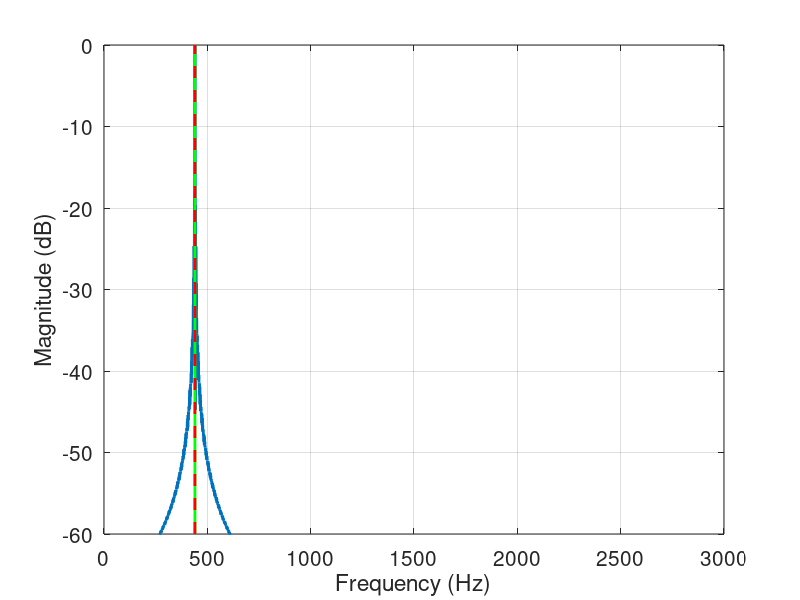

Write MATLAB code to recreate this figure. (Note: this script raises an error after producing the figure.)
% plots and sound examples for the SMC presentation
% how does changing B affect the sample-by-sample rotation equation
% results?

addpath(genpath('../../proofOfConcept'))

fs = 44100;
dur = 1.0;
T = 1/fs;

N = fs*dur;
n = linspace(0, N-1, N);

% directories for saving
figDir = 'figures/';
audioDir = 'audioExamples/';

% fft parameters
Nfft = 2^nextpow2(N);
faxis = (fs/2)*linspace(0, 1, Nfft/2+1);

%% envelope
fadeTime = 0.1; % seconds
fadeSamps = fadeTime*fs;
env = [ones(1, N-fadeSamps) linspace(1, 0, fadeSamps)];


%% loopback FM sound examples for different B

wc = 2*pi*440;
BVals = [0:0.2:0.8 0.9 0.99];
NB = length(BVals);

w0Vals = wc*sqrt(1 - BVals.^2);
f0Vals = w0Vals/(2*pi);

zcMat = zeros(NB, N);
zcMat(:,1) = 1;

for nb=1:NB
    B = BVals(nb);
    for i=2:N
        zcMat(nb,i) = exp(1j*wc*T*(1 + B*real(zcMat(nb,i-1)))) * zcMat(nb,i-1);
    end
    zcMat(nb,:) = zcMat(nb,:) .* env;
end

%% loopback FM sound example for increasing B

BInc = linspace(0, 0.999, N);

zcBInc = zeros(1, N);
zcBInc(1) = 1;
for i=2:N
    zcBInc(i) = exp(1j*wc*T*(1 + BInc(i)*real(zcBInc(1,i-1)))) * zcBInc(1,i-1);
end

zcBInc = zcBInc .* env;
w0Inc = wc * sqrt(1 - BInc.^2);

%% loopback FM sound example for decreasing B

BDec = linspace(0.999, 0, N);

zcBDec = zeros(1, N);
zcBDec(1) = 1;
for i=2:N
    zcBDec(i) = exp(1j*wc*T*(1 + BDec(i)*real(zcBDec(1,i-1)))) * zcBDec(1,i-1);
end

zcBDec = zcBDec .* env;
w0Dec = wc * sqrt(1 - BDec.^2);

%% FFT analysis

ZcPosMat = zeros(NB, Nfft/2+1);
for nb=1:NB
    Zc = fft(zcMat(nb,:), Nfft);
    ZcPosMat(nb,:) = Zc(1:Nfft/2+1);
end


%% plots

for nb=1:NB
    B = BVals(nb);
    
    figure
    %spectrogram(real(zcMat(nb,:)), hann(256), 128, 1024, fs, 'yaxis');
    plot(faxis, 20*log10(abs(ZcPosMat(nb,:))/max(abs(ZcPosMat(nb,:)))), 'linewidth', 2);
    hold on
    plot([wc/(2*pi) wc/(2*pi)], [-60 0], 'g', 'linewidth', 2);
    plot([f0Vals(nb) f0Vals(nb)], [-60 0], 'r--', 'linewidth', 2);
    %title(sprintf('B = %.2f, \\omega _0 = 2\\pi%.1f ', BVals(nb), w0Vals(nb)/(2*pi)));
    xlabel('Frequency (Hz)')
    ylabel('Magnitude (dB)')
    xlim([0 3000]);
    ylim([-60 0]);
    grid on
    set(gca, 'fontsize', 15);
    fig = gcf;
    fig.PaperUnits = 'inches';
    fig.PaperPosition = [0 0 6 2];
    print([figDir 'loopbackFM_BVal' num2str(B) '.eps'], '-depsc', '-r0')
    close
end

% B increasing
figure
spectrogram(real(zcBInc), hann(256), 128, 1024, fs, 'yaxis');
hold on
plot(linspace(0, 1000, N), (w0Inc/2*pi)/10000, 'r', 'linewidth', 2);
%title('B increasing from 0 to 0.99');
ylim([0 3]);
colorbar('off');
set(gca, 'fontsize', 15);
fig = gcf;
fig.PaperUnits = 'inches';
fig.PaperPosition = [0 0 6 5];
print([figDir 'loopbackFM_BInc.eps'], '-depsc', '-r0')

% B decreasing
figure
spectrogram(real(zcBDec), hann(256), 128, 1024, fs, 'yaxis');
hold on
plot(linspace(0, 1000, N), (w0Dec/2*pi)/10000, 'r', 'linewidth', 2);
%title('B decreasing from 0.99 to 0.0');
ylim([0 3]);
colorbar('off');
set(gca, 'fontsize', 15);
fig = gcf;
fig.PaperUnits = 'inches';
fig.PaperPosition = [0 0 6 5];
print([figDir 'loopbackFM_BDec.eps'], '-depsc', '-r0')


%% B increasing plot #2 for z0 and zc comparison slide

figure
spectrogram(real(zcBInc), hann(256), 128, 1024, fs, 'yaxis');
hold on
plot(linspace(0, 1000, N), (w0Inc/2*pi)/10000, 'r', 'linewidth', 2);
%title('B increasing from 0 to 0.99');
ylim([0 7]);
colorbar('off');
set(gca, 'fontsize', 15);
fig = gcf;
fig.PaperUnits = 'inches';
fig.PaperPosition = [0 0 6 4];
print([figDir 'loopbackFM_BInc_smaller.eps'], '-depsc', '-r0')

%% save audio

for nb=1:NB
    B = BVals(nb);
    audiowrite([audioDir 'loopbackFM_BVal' num2str(B) '.wav'], scaleForSavingAudio(real(zcMat(nb,:))), fs);
end

audiowrite([audioDir 'loopbackFM_BInc.wav'], scaleForSavingAudio(real(zcBInc)), fs);
audiowrite([audioDir 'loopbackFM_BDec.wav'], scaleForSavingAudio(real(zcBDec)), fs);

